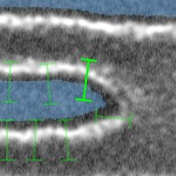
#> input picture scripts/assets/lithoseg/direct.png, 176 x 176 px
$ python eval_metrology.py --gt-dir assets/lithoseg --output out.png
#> lines starting #> are read from the running program, lines starting #| are printed output that depends on the picture; after the words box and inside, x2 and y2 are one past the last pixel; in counts of white or black regions, pixels touching at a corner belong together
### specedge/metrology.py
"""Mask-to-metrology utilities for lithography SEM segmentation.

The functions in this module treat a binary mask as the measurement contour
source and extract first-pass process indicators: CD, LWR, LER, 1D edge PSD,
and simple topology risk signals.
"""

from __future__ import annotations

from dataclasses import dataclass
from math import sqrt
from typing import Iterable

import numpy as np
from scipy import ndimage as ndi


EPS = 1e-8


@dataclass
class ComponentProfile:
    component_id: int
    length: int
    cd_mean: float
    cd_std: float
    lwr_3sigma: float
    ler_low_3sigma: float
    ler_high_3sigma: float
    ler_mean_3sigma: float
    edge_psd_hf_ratio: float
    necking_score: float
    bulging_score: float


def binarize_mask(mask: np.ndarray) -> np.ndarray:
    """Convert an arbitrary mask array to {0, 1} uint8."""
    arr = np.asarray(mask)
    if arr.ndim == 3:
        arr = arr[..., 0]
    if arr.dtype == np.bool_:
        return arr.astype(np.uint8)
    threshold = 127 if arr.max(initial=0) > 1 else 0.5
    return (arr > threshold).astype(np.uint8)


def connected_components(mask: np.ndarray, min_area: int = 64) -> tuple[np.ndarray, list[int]]:
    binary = binarize_mask(mask).astype(bool)
    labels, num = ndi.label(binary)
    keep: list[int] = []
    for label in range(1, num + 1):
        area = int((labels == label).sum())
        if area >= min_area:
            keep.append(label)
    return labels, keep


def _component_bbox(component: np.ndarray) -> tuple[int, int, int, int]:
    ys, xs = np.nonzero(component)
    return int(ys.min()), int(xs.min()), int(ys.max()) + 1, int(xs.max()) + 1


def estimate_dominant_orientation(mask: np.ndarray, min_area: int = 64) -> str:
    """Return horizontal, vertical, empty, or complex based on component shapes."""
    labels, keep = connected_components(mask, min_area=min_area)
    if not keep:
        return "empty"

    horizontal_area = 0.0
    vertical_area = 0.0
    ambiguous_area = 0.0
    for label in keep:
        component = labels == label
        y0, x0, y1, x1 = _component_bbox(component)
        h = max(1, y1 - y0)
        w = max(1, x1 - x0)
        area = float(component.sum())
        aspect = w / h
        if aspect >= 1.4:
            horizontal_area += area
        elif aspect <= 1 / 1.4:
            vertical_area += area
        else:
            ambiguous_area += area

    total = horizontal_area + vertical_area + ambiguous_area
    if horizontal_area / max(total, EPS) > 0.6:
        return "horizontal"
    if vertical_area / max(total, EPS) > 0.6:
        return "vertical"
    return "complex"


def _detrend(values: np.ndarray) -> np.ndarray:
    values = np.asarray(values, dtype=np.float64)
    if values.size < 3:
        return values - values.mean() if values.size else values
    x = np.arange(values.size, dtype=np.float64)
    coeff = np.polyfit(x, values, deg=1)
    trend = coeff[0] * x + coeff[1]
    return values - trend


def _psd_hf_ratio_1d(values: np.ndarray, hf_cutoff_ratio: float = 0.5) -> float:
    residual = _detrend(values)
    if residual.size < 4 or float(np.abs(residual).sum()) < EPS:
        return 0.0
    fft = np.fft.rfft(residual)
    power = np.abs(fft) ** 2
    if power.size <= 1:
        return 0.0
    power = power[1:]  # drop DC
    total = float(power.sum())
    if total < EPS:
        return 0.0
    freq = np.linspace(0, 1, num=power.size, endpoint=True)
    return float(power[freq >= hf_cutoff_ratio].sum() / total)


def _safe_float(value: float | np.floating) -> float:
    value = float(value)
    return value if np.isfinite(value) else float("nan")


def _profile_from_component(component: np.ndarray, orientation: str, component_id: int) -> ComponentProfile | None:
    """Extract width and edge profiles for one connected component."""
    y0, x0, y1, x1 = _component_bbox(component)
    crop = component[y0:y1, x0:x1]

    widths: list[float] = []
    low_edges: list[float] = []
    high_edges: list[float] = []

    if orientation == "horizontal":
        for xi in range(crop.shape[1]):
            ys = np.nonzero(crop[:, xi])[0]
            if ys.size == 0:
                continue
            low = float(ys.min() + y0)
            high = float(ys.max() + y0)
            low_edges.append(low)
            high_edges.append(high)
            widths.append(high - low + 1.0)
    elif orientation == "vertical":
        for yi in range(crop.shape[0]):
            xs = np.nonzero(crop[yi, :])[0]
            if xs.size == 0:
                continue
            low = float(xs.min() + x0)
            high = float(xs.max() + x0)
            low_edges.append(low)
            high_edges.append(high)
            widths.append(high - low + 1.0)
    else:
        return None

    if len(widths) < 8:
        return None

    w = np.asarray(widths, dtype=np.float64)
    low_residual = _detrend(np.asarray(low_edges, dtype=np.float64))
    high_residual = _detrend(np.asarray(high_edges, dtype=np.float64))
    low_ler = 3.0 * float(low_residual.std())
    high_ler = 3.0 * float(high_residual.std())
    mean_width = float(w.mean())
    min_width = float(w.min())
    max_width = float(w.max())
    width_std = float(w.std())
    return ComponentProfile(
        component_id=component_id,
        length=len(widths),
        cd_mean=_safe_float(mean_width),
        cd_std=_safe_float(width_std),
        lwr_3sigma=_safe_float(3.0 * width_std),
        ler_low_3sigma=_safe_float(low_ler),
        ler_high_3sigma=_safe_float(high_ler),
        ler_mean_3sigma=_safe_float((low_ler + high_ler) / 2.0),
        edge_psd_hf_ratio=_safe_float(
            (_psd_hf_ratio_1d(low_residual) + _psd_hf_ratio_1d(high_residual)) / 2.0
        ),
        necking_score=_safe_float((mean_width - min_width) / max(mean_width, EPS)),
        bulging_score=_safe_float((max_width - mean_width) / max(mean_width, EPS)),
    )


def extract_component_profiles(
    mask: np.ndarray,
    orientation: str | None = None,
    min_area: int = 64,
) -> list[ComponentProfile]:
    binary = binarize_mask(mask)
    orientation = orientation or estimate_dominant_orientation(binary, min_area=min_area)
    if orientation not in {"horizontal", "vertical"}:
        return []

    labels, keep = connected_components(binary, min_area=min_area)
    profiles: list[ComponentProfile] = []
    for label in keep:
        profile = _profile_from_component(labels == label, orientation, component_id=label)
        if profile is not None:
            profiles.append(profile)
    return profiles


def _weighted_mean(profiles: Iterable[ComponentProfile], attr: str) -> float:
    profiles = list(profiles)
    values = np.asarray([getattr(p, attr) for p in profiles], dtype=np.float64)
    weights = np.asarray([p.length for p in profiles], dtype=np.float64)
    valid = np.isfinite(values) & (weights > 0)
    if not valid.any():
        return float("nan")
    return _safe_float(np.average(values[valid], weights=weights[valid]))


def _max_value(profiles: Iterable[ComponentProfile], attr: str) -> float:
    values = np.asarray([getattr(p, attr) for p in profiles], dtype=np.float64)
    valid = np.isfinite(values)
    if not valid.any():
        return float("nan")
    return _safe_float(values[valid].max())


def mask_metrology(mask: np.ndarray, min_area: int = 64) -> dict[str, float | str | int]:
    """Compute first-pass metrology indicators from a binary mask."""
    binary = binarize_mask(mask)
    labels, keep = connected_components(binary, min_area=min_area)
    orientation = estimate_dominant_orientation(binary, min_area=min_area)
    profiles = extract_component_profiles(binary, orientation=orientation, min_area=min_area)
    fg_ratio = float(binary.mean())

    result: dict[str, float | str | int] = {
        "status": "ok" if profiles else ("empty" if orientation == "empty" else "complex"),
        "orientation": orientation,
        "foreground_ratio": _safe_float(fg_ratio),
        "component_count": len(keep),
        "profile_count": len(profiles),
        "profile_total_length": int(sum(p.length for p in profiles)),
        "cd_mean": _weighted_mean(profiles, "cd_mean"),
        "cd_std": _weighted_mean(profiles, "cd_std"),
        "lwr_3sigma": _weighted_mean(profiles, "lwr_3sigma"),
        "ler_low_3sigma": _weighted_mean(profiles, "ler_low_3sigma"),
        "ler_high_3sigma": _weighted_mean(profiles, "ler_high_3sigma"),
        "ler_mean_3sigma": _weighted_mean(profiles, "ler_mean_3sigma"),
        "edge_psd_hf_ratio_1d": _weighted_mean(profiles, "edge_psd_hf_ratio"),
        "necking_score": _max_value(profiles, "necking_score"),
        "bulging_score": _max_value(profiles, "bulging_score"),
    }
    return result


# [93 lines left out: functions _metric_error, evaluate_metrology_pair, summarize_pair_rows, not called in this run]

### scripts/eval_metrology.py
"""Evaluate mask-derived lithography metrology indicators.

Examples:
    # GT-only diagnostics
    python scripts/eval_metrology.py \
        --gt-dir dataset/litho/masks/test \
        --output output/metrology/gt_test_metrics.csv

    # Pred-vs-GT metrology error
    python scripts/eval_metrology.py \
        --gt-dir dataset/litho/masks/test \
        --pred-dir output/baselines/segformer/preds/masks \
        --output output/metrology/segformer_test_metrics.csv \
        --summary output/metrology/segformer_test_summary.json
"""

from __future__ import annotations

import argparse
import csv
import json
import sys
from pathlib import Path

import numpy as np
from PIL import Image

REPO_ROOT = Path(__file__).resolve().parents[1]
sys.path.insert(0, str(REPO_ROOT))

from specedge.metrology import evaluate_metrology_pair, mask_metrology, summarize_pair_rows


IMG_EXTS = (".png", ".jpg", ".jpeg", ".tif", ".tiff", ".bmp")


def parse_args() -> argparse.Namespace:
    p = argparse.ArgumentParser()
    p.add_argument("--gt-dir", required=True, help="Directory containing GT masks")
    p.add_argument("--pred-dir", default=None, help="Optional directory containing predicted masks")
    p.add_argument("--output", required=True, help="CSV output path")
    p.add_argument("--summary", default=None, help="Optional JSON summary output path")
    p.add_argument("--min-area", type=int, default=64, help="Minimum connected-component area to measure")
    return p.parse_args()


def mask_files(mask_dir: Path) -> dict[str, Path]:
    files: dict[str, Path] = {}
    for path in sorted(mask_dir.iterdir()):
        if path.suffix.lower() in IMG_EXTS:
            files[path.stem] = path
#> pass 2 of the loop in mask_files, `for path in sorted(mask_dir.iterdir()):`:
    return files


def load_mask(path: Path) -> np.ndarray:
    return np.asarray(Image.open(path).convert("L"))


def resize_like(mask: np.ndarray, shape: tuple[int, int]) -> np.ndarray:
    if mask.shape == shape:
        return mask
    h, w = shape
    return np.asarray(Image.fromarray(mask).resize((w, h), Image.NEAREST))


def stringify(value: object) -> object:
    if isinstance(value, (bool, str, int)):
        return value
    if isinstance(value, (float, np.floating)):
        return "" if not np.isfinite(float(value)) else f"{float(value):.8g}"
    return value


def write_csv(rows: list[dict[str, object]], output: Path) -> None:
    output.parent.mkdir(parents=True, exist_ok=True)
    if not rows:
        raise RuntimeError("no rows to write")
    fieldnames: list[str] = []
    for row in rows:
        for key in row:
            if key not in fieldnames:
                fieldnames.append(key)

    with output.open("w", newline="") as f:
        writer = csv.DictWriter(f, fieldnames=fieldnames)
        writer.writeheader()
        for row in rows:
            writer.writerow({k: stringify(row.get(k, "")) for k in fieldnames})


def main() -> None:
    args = parse_args()
    gt_dir = Path(args.gt_dir)
    pred_dir = Path(args.pred_dir) if args.pred_dir else None
    output = Path(args.output)

    gt_files = mask_files(gt_dir)
    if not gt_files:
        raise RuntimeError(f"no mask files found in {gt_dir}")

    rows: list[dict[str, object]] = []
    if pred_dir is None:
        for name, gt_path in gt_files.items():
            row = {"name": name, **mask_metrology(load_mask(gt_path), min_area=args.min_area)}
#> in load_mask, `return np.asarray(Image.open(path).convert("L"))`:
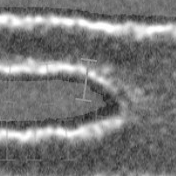
#> returned value: shape (176, 176); min 32, max 255, mean 119.1
#> in binarize_mask, `threshold = 127 if arr.max(initial=0) > 1 else 0.5`: threshold = 127
#> in binarize_mask, `return (arr > threshold).astype(np.uint8)`:
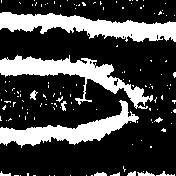
#> returned value: shape (176, 176); values 0 (black) and 1 (white), 25.9% white; 135 white regions (123 under 20 px), largest, box (x1, y1, x2, y2) and area: (0, 12, 176, 42) 2775, (0, 55, 153, 109) 2447, (0, 100, 139, 148) 2128
#> in connected_components, `labels, num = ndi.label(binary)`:
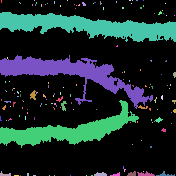
#> labels: shape (176, 176) int32; 155 distinct labels, from 0 to 154; one colour per label, 0 black
#> in connected_components, `labels, num = ndi.label(binary)`: num = 154
#> the loop in connected_components, `for label in range(1, num + 1):` made 154 passes
#> area on passes 35, 42, 91: 2774, 2422, 2128
#> after the loop in connected_components, `for label in range(1, num + 1):`: keep = [35, 42, 91]
#> the loop in connected_components (call 2), `for label in range(1, num + 1):` made 154 passes
#> the loop in estimate_dominant_orientation, `for label in keep:` made 3 passes
#> (label, y0, y1, x1, h, w, area, aspect) on passes 1 to 3: (35, 12, 42, 176, 30, 176, 2774, 5.87), (42, 55, 109, 153, 54, 153, 2422, 2.83), (91, 100, 148, 139, 48, 139, 2128, 2.9)
#> pass 1, in estimate_dominant_orientation, `component = labels == label`:
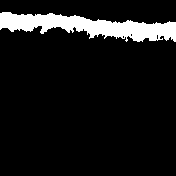
#> component: shape (176, 176) bool; 9% white; 1 white region, box (x1, y1, x2, y2) and area: (0, 12, 176, 42) 2774
#> pass 3, in estimate_dominant_orientation, `component = labels == label`:
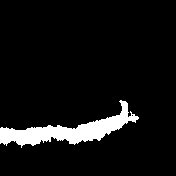
#> component: shape (176, 176) bool; 6.9% white; 1 white region, box (x1, y1, x2, y2) and area: (0, 100, 139, 148) 2128
#> after the loop in estimate_dominant_orientation, `for label in keep:`: ambiguous_area = 0; horizontal_area = 7324; vertical_area = 0
#> in estimate_dominant_orientation, `total = horizontal_area + vertical_area + ambiguous_area`: total = 7324
#> in mask_metrology, `orientation = estimate_dominant_orientation(binary, min_area=min_area)`: orientation = 'horizontal'
#> in extract_component_profiles, `labels, keep = connected_components(binary, min_area=min_area)`: keep = [35, 42, 91]
#> the loop in extract_component_profiles, `for label in keep:` made 3 passes
#> (label, y0 in _profile_from_component, y1 in _profile_from_component, x1 in _profile_from_component, low_ler in _profile_from_component, high_ler in _profile_from_component, mean_width in _profile_from_component) on passes 1 to 3: (35, 12, 42, 176, 3.88, 7.16, 15.96), (42, 55, 109, 153, 21.01, 20.98, 18.53), (91, 100, 148, 139, 13.17, 12.73, 15.57)
#> pass 1, in _profile_from_component, `crop = component[y0:y1, x0:x1]`:
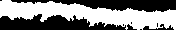
#> crop: shape (30, 176) bool; 52.5% white; 9 black regions (5 under 20 px), largest, box (x1, y1, x2, y2) and area: (0, 14, 126, 30) 1274, (11, 0, 176, 12) 1112, (143, 24, 174, 30) 79, (127, 24, 137, 30) 29
#> pass 3, in _profile_from_component (call 3), `crop = component[y0:y1, x0:x1]`:
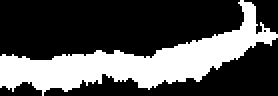
#> crop: shape (48, 139) bool (shown 2 times larger); 31.9% white; 1 white region, box (x1, y1, x2, y2) and area: (0, 0, 139, 48) 2128
#> after the loop in extract_component_profiles, `for label in keep:`: profiles = 3 items
#> in mask_metrology, `fg_ratio = float(binary.mean())`: fg_ratio = 0.259
#> in _weighted_mean, `profiles = list(profiles)`: profiles = 3 items
#> in _weighted_mean, `values = np.asarray([getattr(p, attr) for p in profiles], dtype=np.flo..`: values = [15.96, 18.53, 15.57]
#> in _weighted_mean, `weights = np.asarray([p.length for p in profiles], dtype=np.float64)`: weights = [176, 153, 139]
#> in _weighted_mean, `valid = np.isfinite(values) & (weights > 0)`: valid = [True, True, True]
#> in _max_value, `values = np.asarray([getattr(p, attr) for p in profiles], dtype=np.flo..`: values = [0.311, 0.892, 0.872]
#> in _max_value, `valid = np.isfinite(values)`: valid = [True, True, True]
            rows.append(row)
#> pass 2 of the loop in main, `for name, gt_path in gt_files.items():`:
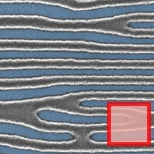
#> input picture scripts/assets/lithoseg/full.png, 154 x 154 px
#> threshold = 127
#> in binarize_mask (call 6), `return (arr > threshold).astype(np.uint8)`:
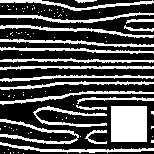
#> returned value: shape (154, 154); values 0 (black) and 1 (white), 31.8% white; 96 white regions (76 under 20 px), largest, box (x1, y1, x2, y2) and area: (111, 106, 147, 142) 1296, (0, 119, 79, 144) 464, (0, 142, 154, 153) 458
#> labels: shape (154, 154) int32; 103 distinct labels, from 0 to 102
#> in estimate_dominant_orientation (call 2), `labels, keep = connected_components(mask, min_area=min_area)`: keep = [1, 26, 34, 35, 36, 51, 53, 55, 56, 57, 58, 61, 69, 71, 72, 73, 78, 87, 90, 96]
#> the loop in estimate_dominant_orientation (call 2), `for label in keep:` made 20 passes
#> (label, y0, x0, y1, x1, h, w, area) on passes 2 to 9: (26, 12, 0, 23, 154, 11, 154, 448), (34, 19, 126, 24, 154, 5, 28, 80), (35, 25, 0, 38, 154, 13, 154, 447), (36, 25, 124, 32, 154, 7, 30, 77), (51, 39, 0, 47, 154, 8, 154, 425), (53, 47, 0, 54, 154, 7, 154, 407), (55, 58, 0, 63, 154, 5, 154, 386), (56, 66, 0, 70, 154, 4, 154, 416)
#> after the loop in estimate_dominant_orientation (call 2), `for label in keep:`:
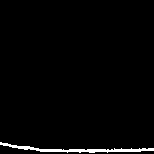
#> component: shape (154, 154) bool; 1.9% white; 1 white region, box (x1, y1, x2, y2) and area: (0, 142, 154, 153) 458
#> after the loop in estimate_dominant_orientation (call 2), `for label in keep:`: ambiguous_area = 1296; horizontal_area = 6089; vertical_area = 0
#> in estimate_dominant_orientation (call 2), `total = horizontal_area + vertical_area + ambiguous_area`: total = 7385
#> the loop in extract_component_profiles (call 2), `for label in keep:` made 20 passes
#> label on passes 2 to 9: 26, 34, 35, 36, 51, 53, 55, 56
        summary = None
    else:
        pred_files = mask_files(pred_dir)
        for name, gt_path in gt_files.items():
            pred_path = pred_files.get(name)
            if pred_path is None:
                continue
            pred_mask = load_mask(pred_path)
            gt_mask = resize_like(load_mask(gt_path), pred_mask.shape)
            row = {
                "name": name,
                **evaluate_metrology_pair(
                    pred_mask,
                    gt_mask,
                    min_area=args.min_area,
                ),
            }
            rows.append(row)
        if not rows:
            raise RuntimeError(f"no paired pred/gt masks found in {pred_dir} and {gt_dir}")
        summary = summarize_pair_rows(rows)

    write_csv(rows, output)
#> the loop in write_csv, `for row in rows:` made 2 passes

    if args.summary:
        summary_path = Path(args.summary)
        summary_path.parent.mkdir(parents=True, exist_ok=True)
        payload = {
            "mode": "pair" if pred_dir else "gt_only",
            "num_rows": len(rows),
            "gt_dir": str(gt_dir),
            "pred_dir": str(pred_dir) if pred_dir else None,
            "summary": summary,
        }
        with summary_path.open("w") as f:
            json.dump(payload, f, indent=2)

    print(f"wrote {len(rows)} rows -> {output}")
#| wrote 2 rows -> out.png
    if args.summary:
        print(f"summary -> {args.summary}")


if __name__ == "__main__":
    main()
